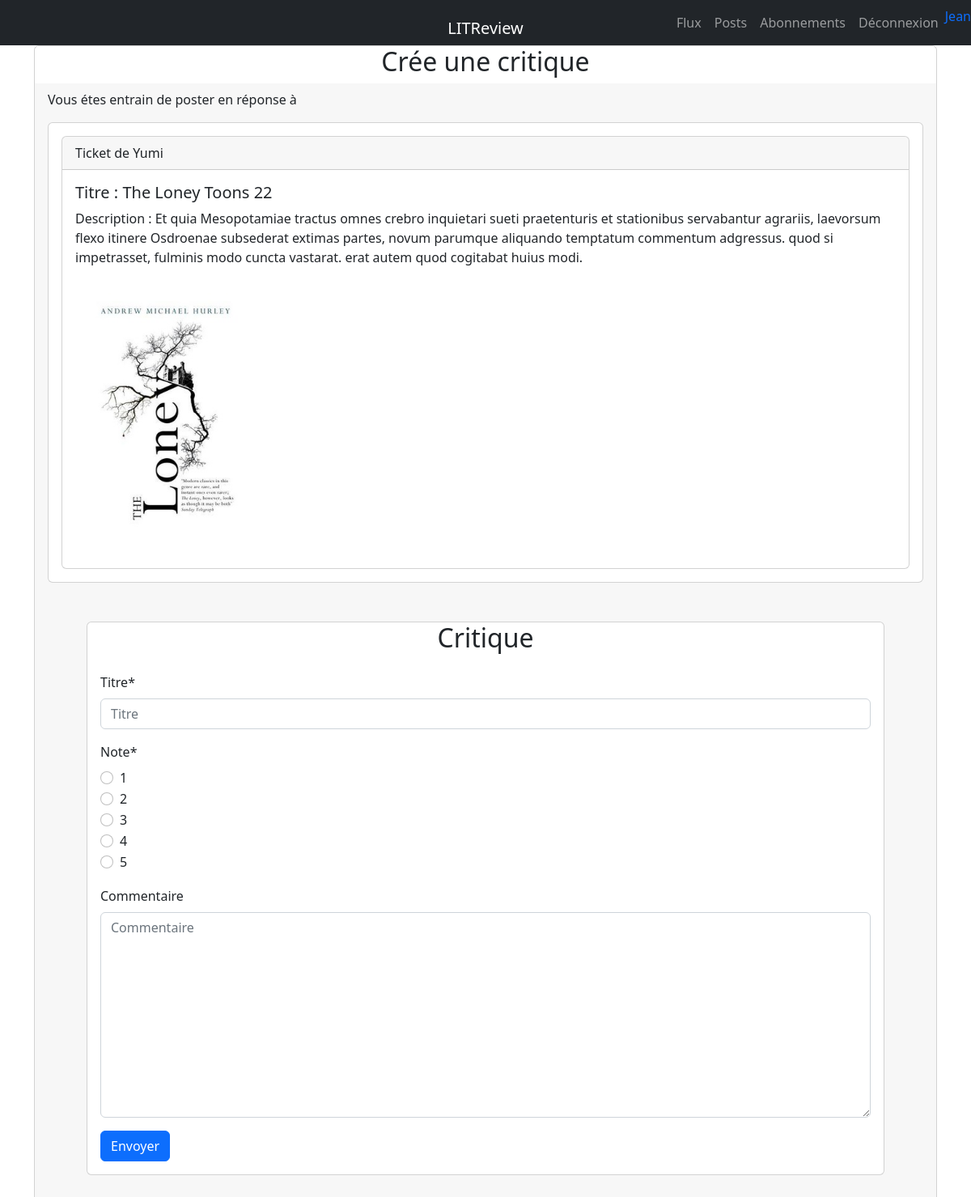
Screenshot of /creatreview/18 (signed in) with the database file from the repository.
### authentification/models.py (models this page shows)
class User(AbstractUser):
    profile_photo = models.ImageField(verbose_name="Photo de profil")

### blog/models.py (models this page shows)
class Ticket(models.Model):
    title = models.fields.CharField(max_length=128, verbose_name="Titre du Livre ")
    description = models.fields.CharField(
        max_length=2048, verbose_name="Description du ticket "
    )
    user = models.ForeignKey(to=settings.AUTH_USER_MODEL, on_delete=models.CASCADE)
    image = models.ImageField(null=True, blank=True, verbose_name="Image du livre ")
    time_created = models.DateTimeField(auto_now_add=True)

### blog/views/review.py (the view)
# urls.py: path("creatreview/<int:pk>", blog.views.creatreview, name="creatreview"),
@login_required
def creatreview(request, pk):
    ticket = get_object_or_404(Ticket, pk=pk)
    if request.method == "POST":
        review_form = Critique_Form(request.POST)
        if review_form.is_valid():
            review_form.save(request.user.id, ticket=ticket)
        return redirect("feed")
    else:
        review_form = Critique_Form()
    context = {"ticket": ticket, "review_form": review_form}
    return render(request, "blog/creatreview.html", context=context)

### blog/forms.py (shortened to what this page needs)
class Critique_Form(ModelForm):
    class Meta:
        model = Review
        fields = ["headline", "rating", "body"]
        widgets = {
            "headline": TextInput(
                attrs={"placeholder": "Titre", "class": "form-title"}
            ),
            "body": Textarea(
                attrs={
                    "placeholder": "Commentaire",
                    "class": "form-desc",
                }
            ),
            "rating": RadioSelect(
                attrs={
                    "class": "form-check-inline rating_class",
                },
                choices=[("1", 1), ("2", 2), ("3", 3), ("4", 4), ("5", 5)],
            ),
        }
        labels = {"headline": "Titre", "body": "Commentaire", "rating": "Note"}

### templates/blog/creatreview.html (shortened to what this page needs)
{% extends 'blog/base.html' %}
{% load crispy_forms_tags %}
{% block content %}
<div class="card mb-3">
    <h2> Crée une critique </h2>
    <div class="card-header">
        <p> Vous étes entrain de poster en réponse à </p>
        <div class="card">
            <div class="card-body">
                <div class="card">
                    <div class="card-header">
                        Ticket de {{ ticket.user }}
                    </div>
                    <div class="card-body">
                        <h5 class="card-title"> Titre : {{ ticket.title }}</h5>
                        <p class="card-text">Description : {{ ticket.description }}</p>
                        <img src="/media/{{ticket.image }}" style="width: 12rem;" class="card-img-bottom m-3" alt="...">
                    </div>
                </div>
            </div>
        </div>
        <div class="card m-5">
            <h2 class="card-title">Critique</h2>
            <div class="card-body">
            <form method="POST" action="" class="m2">
                {{ review_form|crispy }}
                <div class="button-container">
                    <button type="submit" class="btn btn-primary">Envoyer</button>
                </div>
            </form>
                </div>
        </div>
    </div>
    {% endblock content %}

### templates/blog/base.html (shortened to what this page needs)
<!DOCTYPE html>
{% load static %}
<html lang="fr">
<head>
    <link href="https://cdn.jsdelivr.net/npm/bootstrap@5.2.3/dist/css/bootstrap.min.css" rel="stylesheet"
>
    <link rel="stylesheet" href="https://kit.fontawesome.com/b92704fbb5.css">
    <link rel="stylesheet" type="text/css" href="{% static 'review/base.css' %}">
</head>
<body>
<header>
    <nav class="navbar navbar-expand-lg navbar-dark bg-dark">
        <div class="d-flex flex-grow-1">
            <span class="navbar-brand abs d-none d-lg-inline-block"> LITReview </span>
        </div>
        <div class="collapse navbar-collapse flex-grow-1 text-right" style="z-index:10;" id="myNavbar">
            <ul class="navbar-nav ms-auto flex-nowrap">
                <li class="nav-item">
                    <a class="nav-link " aria-current="page" href="{% url 'feed' %}">Flux</a>
                </li>
                <li class="nav-item">
                    <a class="nav-link m2" href="{% url 'post' %}">Posts</a>
                </li>
                <li class="nav-item">
                    <a class="nav-link m2" href="{% url 'abonnements' %}">Abonnements</a>
                </li>
                <li class="nav-item">
                    <a class="nav-link m2" href="{% url 'logout' %}">Déconnexion</a>
                </li>
                <li class="nav-item">
                    <a class="m4" href="#">{{request.user}}</a>
                </li>
            </ul>
        </div>
    </nav>
</header>
<div class="container">
    {% block content %}{% endblock content %}
</div>
</body>
</html>

### static/review/base.css (style rules this page uses)
h2 { display: flex; justify-content: center; }
a { text-decoration: none; }
.abs { position: absolute; width: 100%; left: 0; top:15px; text-align: center; }

### templates/blog/base.html (style rules this page uses)
.abs { position: absolute; width: 100%; left: 0; top: 15px; text-align: center; }

### rows the page displays
User: user "Jean"
Ticket: user "Yumi", title "The Loney Toons 22", description "Et quia Mesopotamiae tractus omnes crebro inquietari sueti praetenturis et stationibus servabantur agrariis, laevorsum flexo itinere Osdroenae subsederat extimas partes, novum parumque aliquando temptatum commentum adgressus. quod si impetrasset, fulminis modo cuncta vastarat. erat autem quod cogitabat huius modi.", image (picture)
